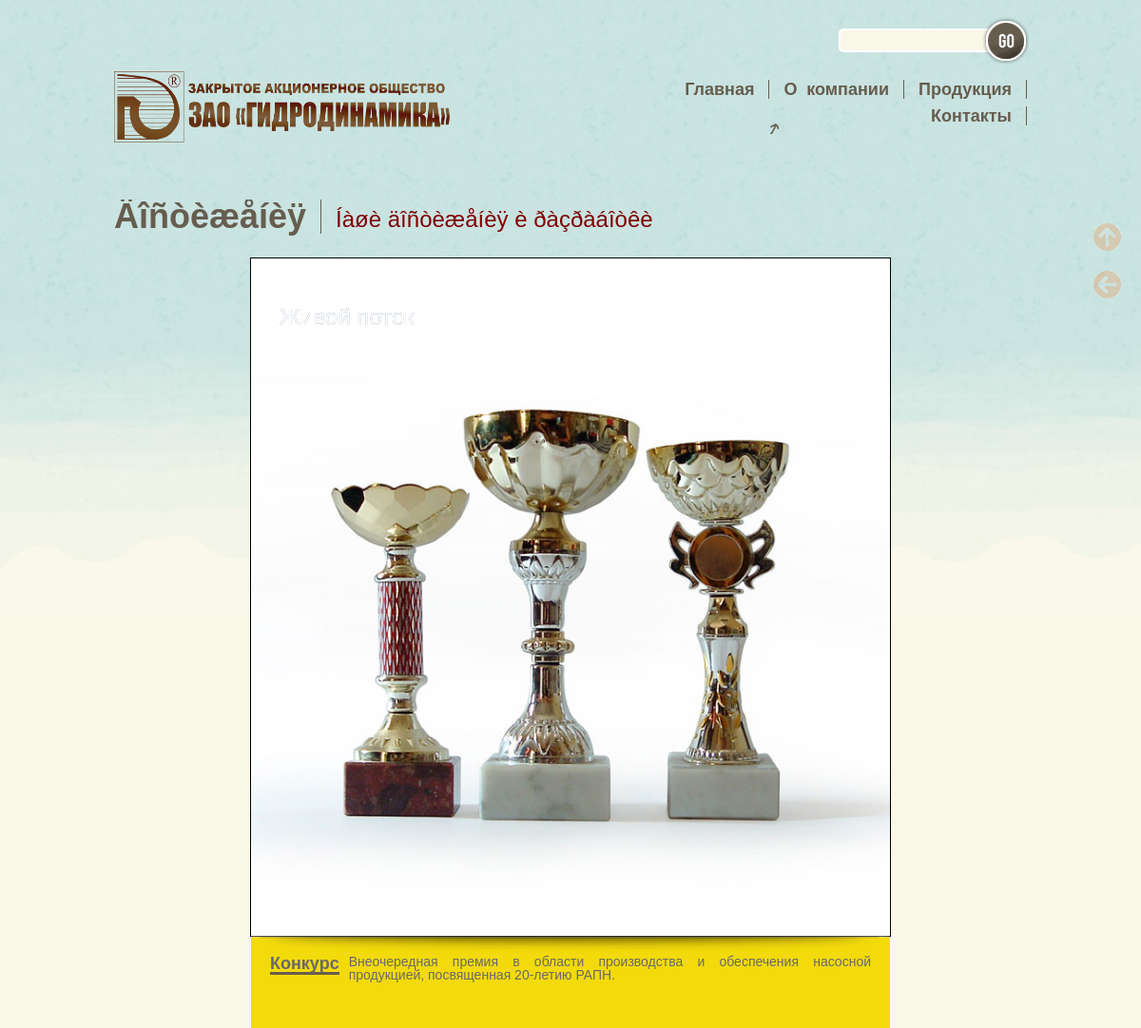
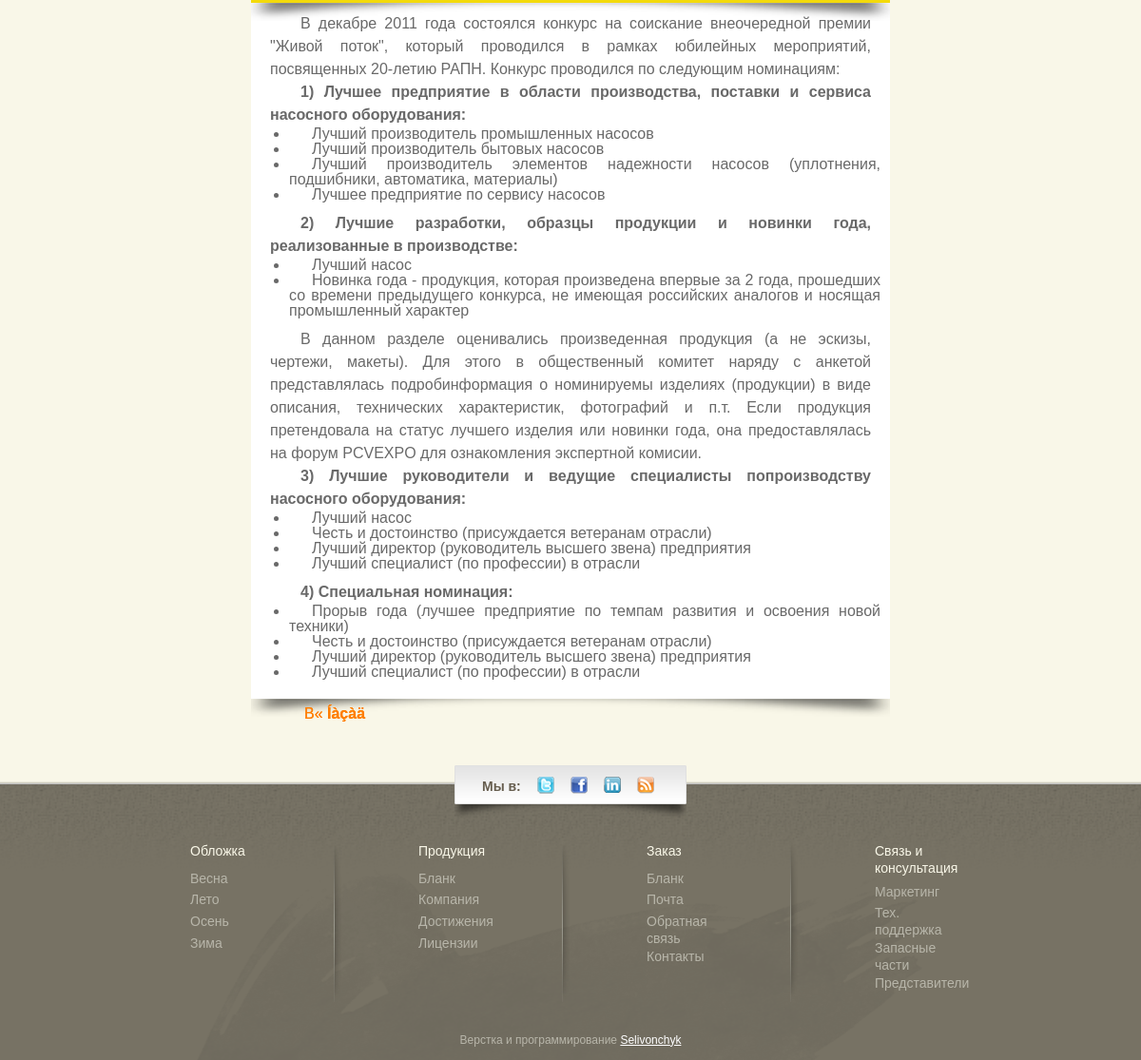
Screenshot of /gidrodinamika.ru/home/gidrodin/public_html/record.php?rec=1 with the database file from the repository (2 pictures, top to bottom).
### tables this page shows
CREATE TABLE `record` (
  `id` int(5) NOT NULL,
  `img` varchar(50) NOT NULL,
  `title_img` varchar(255) NOT NULL,
  `title` varchar(255) NOT NULL,
  `category` varchar(255) NOT NULL,
  `text` text NOT NULL
);

### gidrodinamika.ru/home/gidrodin/public_html/record.php (the view, shortened to what this page needs)
<?php
if(isset($_REQUEST['rec'])&&!empty($_REQUEST['rec'])&&is_numeric($_REQUEST['rec'])){
		$id=intval(trim($_REQUEST['rec']));
		$set="WHERE id='".$id."'";
		$ret_rec=1;
	}else{
		unset($_REQUEST['rec']);
		$set="";
		$ret_rec=0;
	}
$res_rec=mysql_query("SELECT id,img,title,title_img,category,text FROM record ".$set,$db);?>
<!DOCTYPE HTML PUBLIC "-//W3C//DTD HTML 4.01 Transitional//EN" "http://www.w3.org/TR/html4/loose.dtd">
<html>
	<head>
			<link rel="stylesheet" href="css/style.css" type="text/css" media="screen"/>
			<link rel="stylesheet" href="css/spring.css" type="text/css" media="screen"/>
	</head>
<body>
<div class='hold_admin' id='right_holder_admin'>
	<div class='navbar'>
		<a href='#top' class='scroll_to_top' title='Âåðíóòüñÿ ê íà÷àëó ñòðàíèöû'><img src="img/arrow_top_oval.png"></a>
		<a href='javascript:history.back()' class='scroll_return' title='Âåðíóòüñÿ îáðàòíî'><img src="img/arrow_return_oval.png"></a>
	</div>
</div>
<div id="wrapper">
	<?php include("block/header.php");?>
	<div id="header">
		<?php include("block/logo_search.php");?>
		<img src="img/nav-arrow.png" alt="Active" id="arrow-bottom" class="arrow-record"/>
	</div>
<div id="main">
	<p class="section-title"><span class="title custom">Äîñòèæåíèÿ</span><span class="desc">Íàøè äîñòèæåíèÿ è ðàçðàáîòêè</span></p>
<?php
	if($ret_rec==0){
		for($i=0;$i<$myrow=mysql_fetch_array($res_rec);$i++){
			echo"
				<div id='rec_block'>
					<div class='thumb-rec'>
						<a href='record.php?rec=".$myrow['id']."'>
							<h2 class='value'>".$myrow['title_img']."</h2><img class='rec-img' src='".$myrow['img']."'>
						</a><span></span>
					</div>
					<p5 class='bgcol'>
					<div>".$myrow['category']."</div>
					".$myrow['title']."</p5>
					<span1></span1>
					<div class='brief'>
						".substr($myrow['text'],0,220)."
					</div>
					<span2></span2>
					<div id='nextlink'>
						<a href='record.php?rec=".$myrow['id']."' class='more'><strong>Äàëåå</strong></a>
					</div>
				</div>";
			if(($i+1)%3==0){echo"<br>";}
			}
			mysql_close($db);
		}
		else{
			$myrow=mysql_fetch_array($res_rec);
			echo"
				<div id='rec_block_single'>
					<div class='thumb-rec'>
						<a href='javascript:history.back()'>
							<h2 class='value'>".$myrow['title_img']."</h2><img class='rec-img' src='".$myrow['img']."'>
						</a><span></span>
					</div>
					<p5 class='bgcol'>
						<div>".$myrow['category']."</div>
					".$myrow['title']."</p5>
					<span1></span1>
					<div class='brief'>
						".$myrow['text']."
					</div>
					<span2></span2>
					<div id='backlink_rec'>
						<a href='javascript:history.back()' class='more'><strong>Íàçàä</strong></a>
					</div>
				</div>";
		}?>
	</div>
</div>
	<?php include("block/footer.php");?>
	</body>
</html>

### gidrodinamika.ru/home/gidrodin/public_html/css/spring.css (style rules this page uses)
body { background:#f9f7e8 url(../img/spring/bg1.gif) repeat-x top center; }
body { x-background:#f9f7e8 url(../img/spring/bg.gif) repeat-x top center; }
div#header { x-background:url(../img/spring/top-bg.png) no-repeat; }

### rows the page displays
record: title_img "Живой поток", img (picture), category "Конкурс", title "Внеочередная премия в области производства и обеспечения насосной продукцией, посвященная 20-летию РАПН.", text "В декабре 2011 года состоялся конкурс на соискание внеочередной премии \"Живой поток\", который проводился в рамках юбилейных мероприятий, посвященных 20-летию РАПН. Конкурс проводился по следующим номинациям: 1) Лучшее предприятие в области производства, поставки и сервиса насосного оборудования: Лучший производитель промышленных насосов Лучший производитель бытовых насосов Лучший производитель элементов надежности насосов (уплотнения, подшибники, автоматика, материалы) Лучшее предприятие по сервису насосов 2) Лучшие разработки, образцы продукции и новинки года, реализованные в производстве: Лучший насос Новинка года - продукция, которая произведена впервые за 2 года, прошедших со времени…"
